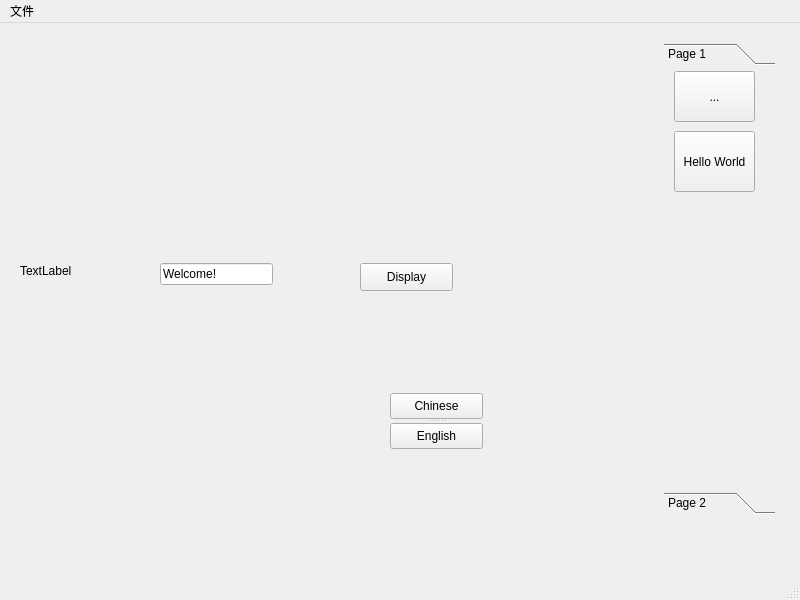
<?xml version="1.0" encoding="UTF-8"?>
<ui version="4.0">
 <class>MainWindow</class>
 <widget class="QMainWindow" name="MainWindow">
  <property name="geometry">
   <rect>
    <x>0</x>
    <y>0</y>
    <width>800</width>
    <height>600</height>
   </rect>
  </property>
  <property name="windowTitle">
   <string>MainWindow</string>
  </property>
  <widget class="QWidget" name="centralwidget">
   <widget class="QLabel" name="label">
    <property name="geometry">
     <rect>
      <x>20</x>
      <y>240</y>
      <width>55</width>
      <height>16</height>
     </rect>
    </property>
    <property name="text">
     <string>TextLabel</string>
    </property>
   </widget>
   <widget class="QLineEdit" name="lineEdit">
    <property name="geometry">
     <rect>
      <x>160</x>
      <y>240</y>
      <width>113</width>
      <height>22</height>
     </rect>
    </property>
    <property name="text">
     <string>Welcome!</string>
    </property>
   </widget>
   <widget class="QPushButton" name="pushButton">
    <property name="geometry">
     <rect>
      <x>360</x>
      <y>240</y>
      <width>93</width>
      <height>28</height>
     </rect>
    </property>
    <property name="text">
     <string>Display</string>
    </property>
   </widget>
   <widget class="QToolBox" name="toolBox">
    <property name="geometry">
     <rect>
      <x>664</x>
      <y>20</y>
      <width>111</width>
      <height>471</height>
     </rect>
    </property>
    <property name="currentIndex">
     <number>0</number>
    </property>
    <widget class="QWidget" name="page">
     <property name="geometry">
      <rect>
       <x>0</x>
       <y>0</y>
       <width>111</width>
       <height>411</height>
      </rect>
     </property>
     <attribute name="label">
      <string>Page 1</string>
     </attribute>
     <widget class="QToolButton" name="toolButton">
      <property name="geometry">
       <rect>
        <x>10</x>
        <y>0</y>
        <width>81</width>
        <height>51</height>
       </rect>
      </property>
      <property name="text">
       <string>...</string>
      </property>
     </widget>
     <widget class="QToolButton" name="toolButton_2">
      <property name="geometry">
       <rect>
        <x>10</x>
        <y>60</y>
        <width>81</width>
        <height>61</height>
       </rect>
      </property>
      <property name="text">
       <string>Hello World</string>
      </property>
     </widget>
    </widget>
    <widget class="QWidget" name="page_2">
     <property name="geometry">
      <rect>
       <x>0</x>
       <y>0</y>
       <width>98</width>
       <height>28</height>
      </rect>
     </property>
     <attribute name="label">
      <string>Page 2</string>
     </attribute>
    </widget>
   </widget>
   <widget class="QSplitter" name="splitter">
    <property name="geometry">
     <rect>
      <x>390</x>
      <y>370</y>
      <width>93</width>
      <height>56</height>
     </rect>
    </property>
    <property name="orientation">
     <enum>Qt::Vertical</enum>
    </property>
    <widget class="QPushButton" name="btnChinese">
     <property name="text">
      <string>Chinese</string>
     </property>
    </widget>
    <widget class="QPushButton" name="btnEnglish">
     <property name="text">
      <string>English</string>
     </property>
    </widget>
   </widget>
  </widget>
  <widget class="QMenuBar" name="menubar">
   <property name="geometry">
    <rect>
     <x>0</x>
     <y>0</y>
     <width>800</width>
     <height>25</height>
    </rect>
   </property>
   <widget class="QMenu" name="menu">
    <property name="title">
     <string>文件</string>
    </property>
    <addaction name="actionNew_File"/>
    <addaction name="actionOpen_File"/>
    <addaction name="actionClose"/>
   </widget>
   <addaction name="menu"/>
  </widget>
  <widget class="QStatusBar" name="statusbar"/>
  <action name="actionNew_File">
   <property name="icon">
    <iconset resource="../image/_image.qrc">
     <normaloff>:/Python_PyQt5.png</normaloff>:/Python_PyQt5.png</iconset>
   </property>
   <property name="text">
    <string>New File</string>
   </property>
  </action>
  <action name="actionOpen_File">
   <property name="icon">
    <iconset resource="../image/_image.qrc">
     <normaloff>:/Cancel.png</normaloff>:/Cancel.png</iconset>
   </property>
   <property name="text">
    <string>Open File</string>
   </property>
  </action>
  <action name="actionClose">
   <property name="icon">
    <iconset resource="../image/_image.qrc">
     <normaloff>:/Cancel.png</normaloff>:/Cancel.png</iconset>
   </property>
   <property name="text">
    <string>Close</string>
   </property>
  </action>
 </widget>
 <resources>
  <include location="../image/_image.qrc"/>
  <include location="../lang/_lang.qrc"/>
 </resources>
 <connections/>
</ui>
